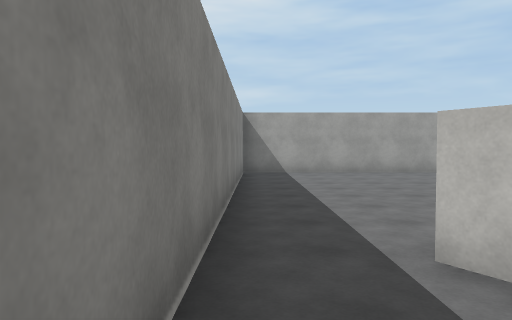
[1] (above)

24 first-person views from a walk through a scene from a Unity 3-D project. The camera is 1.5 m above the floor, tilts 2° down and sees 70° across. The floor is counted in squares, 2 m on a side. Each view is taken from the middle of a square. On the plan, view 1 faces up. The plan holds only what a view shows up to about 11 squares ahead; the rest is blank. The player is left out. Some animated figures are left out. Surface patterns are stand-ins for the level's own textures.

[2]
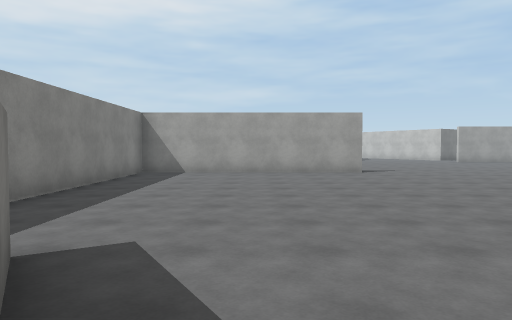

[3]
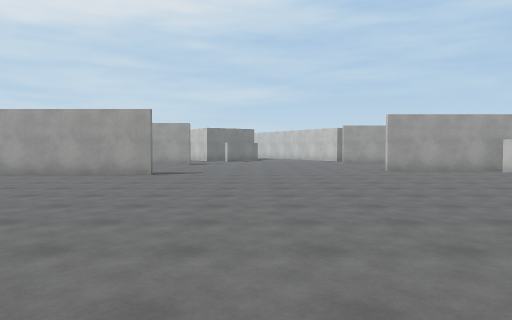

[4]
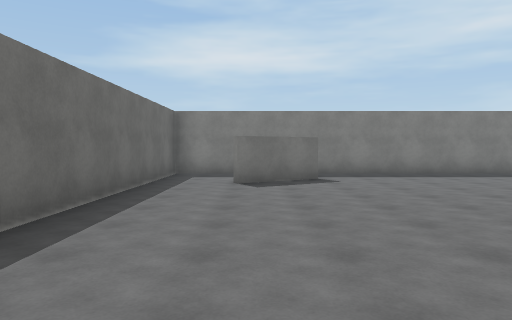

[5]
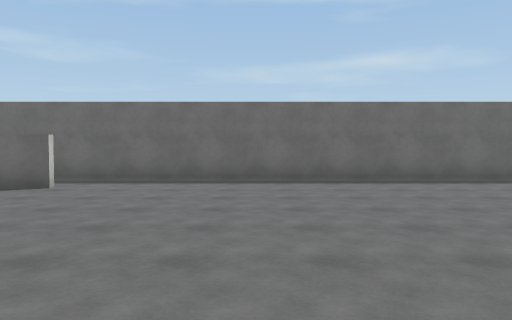

[6]
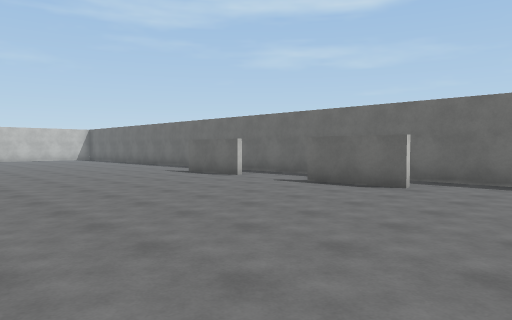

[7]
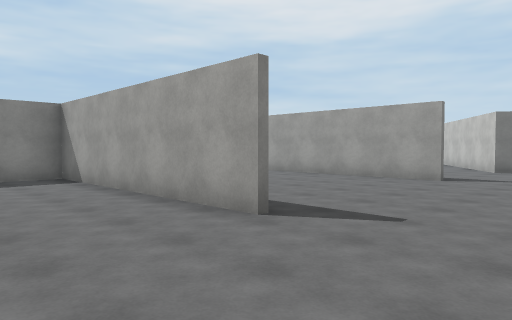

[8]
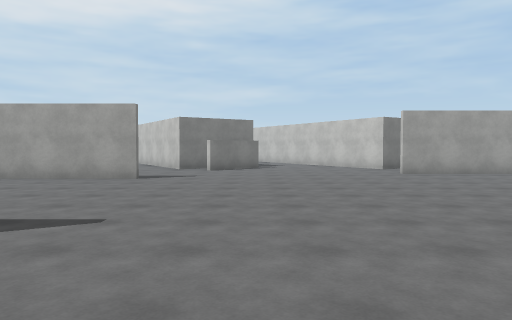

[9]
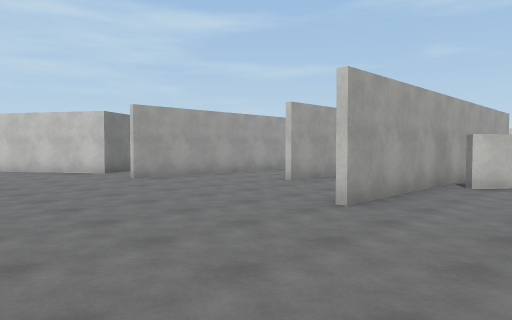

[10]
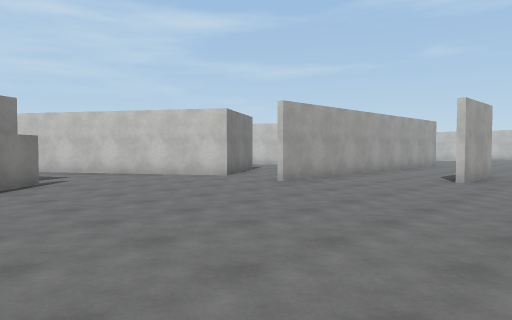

[11]
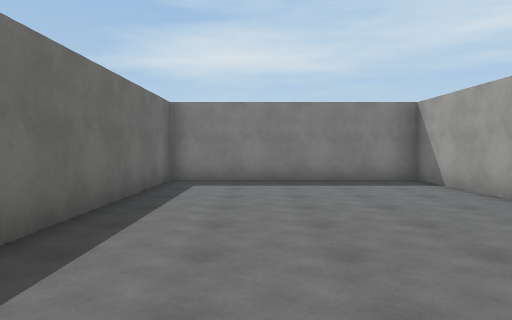

[12]
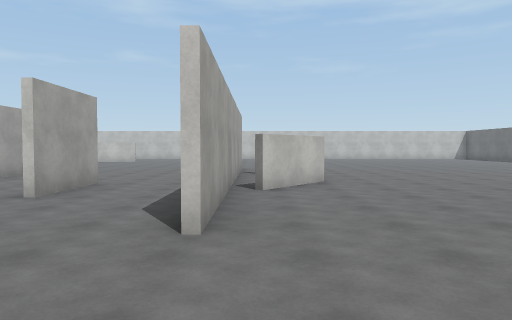

[13]
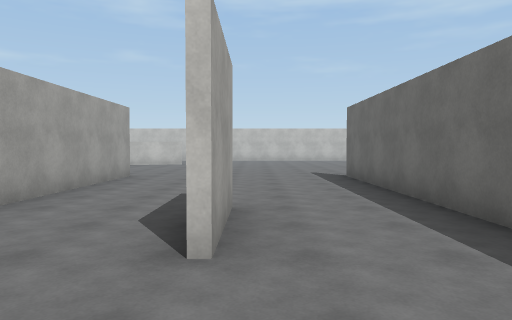

[14]
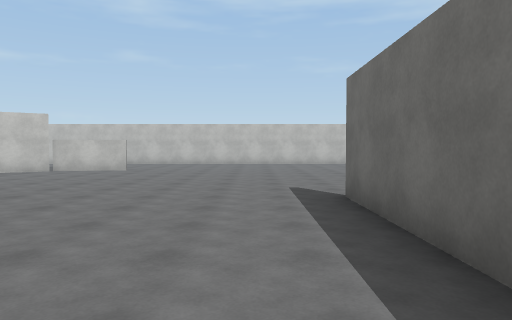

[15]
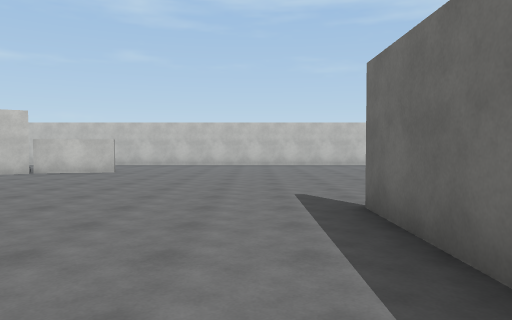

[16]
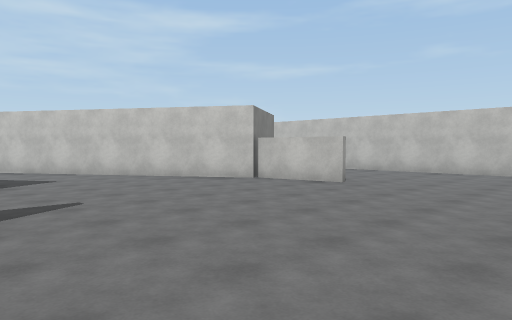

[17]
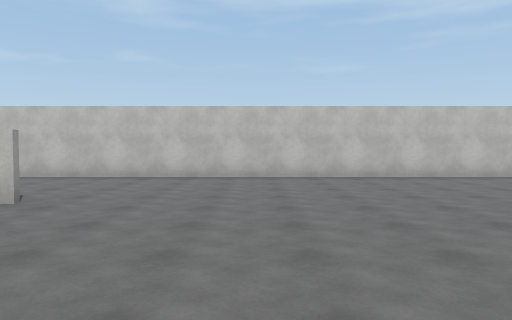

[18]
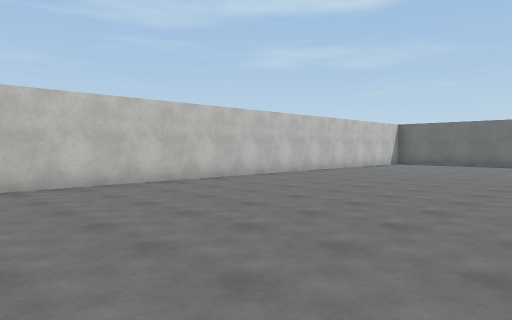

[19]
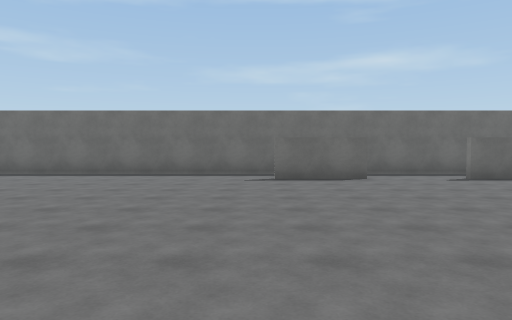

[20]
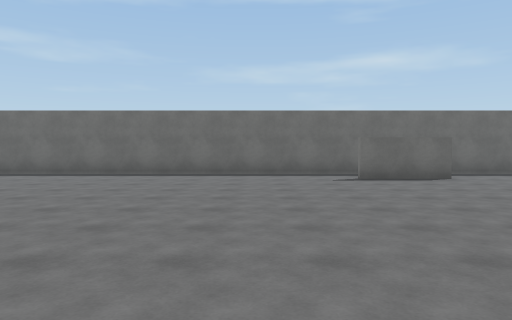

[21]
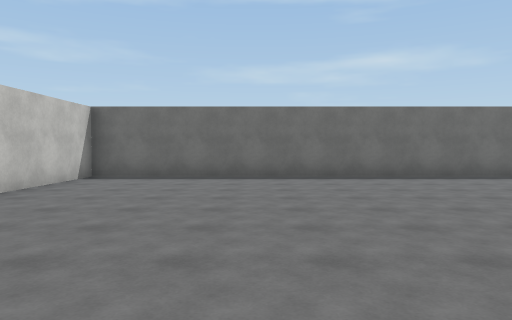

[22]
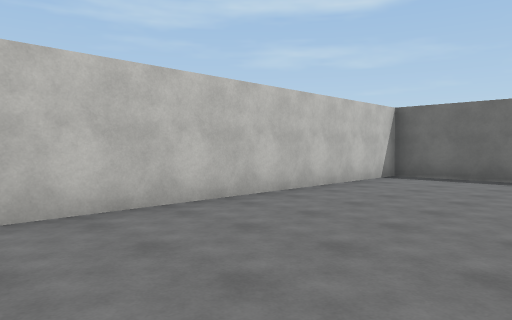

[23]
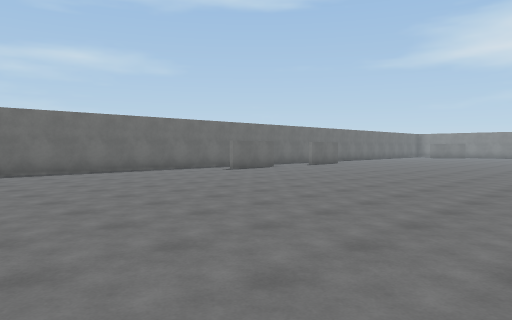

[24]
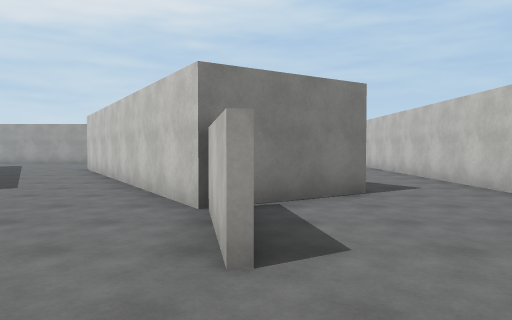

### Floor plan
Points are (right, up) in squares from view 1. A wall is a line through its corners. A room is listed if a view was taken in it or the views show most of it. See-through windows are left out.
Room 1 (view 1)
walls: (-0.4, 0.4) (-0.4, -1.3) (1.6, -1.3)
ways out: opening at (0.5, 1.5) to room 2; opening at (2, -0.5) to room 2
Room 2 (views 2, 3, 4, 5, 6, 7, 8, 9, 10, 11, 12, 13, 14, 15, 16, 17, 18, 19, 20, 21, 22, 23, 24)
walls: (17.6, 15.3) (15.4, 15.3); (18.4, 12.5) (13.1, 12.5); (16.3, 12.6) (22.6, 12.6); (18.1, 10.5) (16.3, 11.9); (22.5, 18.3) (13.1, 18.3); (13.3, 20.4) (10.2, 25.4); (9.2, 21.3) (8.3, 20.4); (28.8, 18.1) (28.4, 20.5); (6.3, 16.7) (-0.4, 16.7) (-0.4, 11) (5.3, 11); (6.3, 10.9) (-0.4, 10.9) (-0.4, 0.4); (6.8, 20.7) (6.4, 20.4); (18.3, 0.5) (20.6, 0.6); (13.7, 0.3) (16, 0.4); (30.8, 22) (28.3, 20.4) (24.2, 27); (20, -1.3) (33.2, -1.3) (33.2, 27); (1.3, 2.6) (2.5, 0.6); (1.4, 2) (1.1, 2.5); (1.6, -1.3) (18.3, -1.3)
ways out: opening at (0.5, 1.5) to room 1; opening at (2, -0.5) to room 1; opening at (7, 19); opening at (12.5, 19.5)

Where each view was taken, in squares from view 1:
view 1: 0 up, 0 right, facing up
view 2: 0 up, 3 right, facing up
view 3: 1 up, 9 right, facing up
view 4: 1 up, 10 right, facing left
view 5: 7 up, 10 right, facing down
view 6: 7 up, 11 right, facing down-right
view 7: 8 up, 9 right, facing up-left
view 8: 8 up, 9 right, facing up
view 9: 10 up, 9 right, facing up-right
view 10: 13 up, 7 right, facing up-right
view 11: 13 up, 8 right, facing left
view 12: 12 up, 10 right, facing right
view 13: 15 up, 13 right, facing right
view 14: 14 up, 17 right, facing right
view 15: 14 up, 18 right, facing right
view 16: 14 up, 22 right, facing up-right
view 17: 15 up, 24 right, facing right
view 18: 15 up, 26 right, facing down-right
view 19: 9 up, 21 right, facing down
view 20: 9 up, 23 right, facing down
view 21: 8 up, 29 right, facing down
view 22: 8 up, 29 right, facing down-right
view 23: 10 up, 29 right, facing down-left
view 24: 16 up, 29 right, facing up
